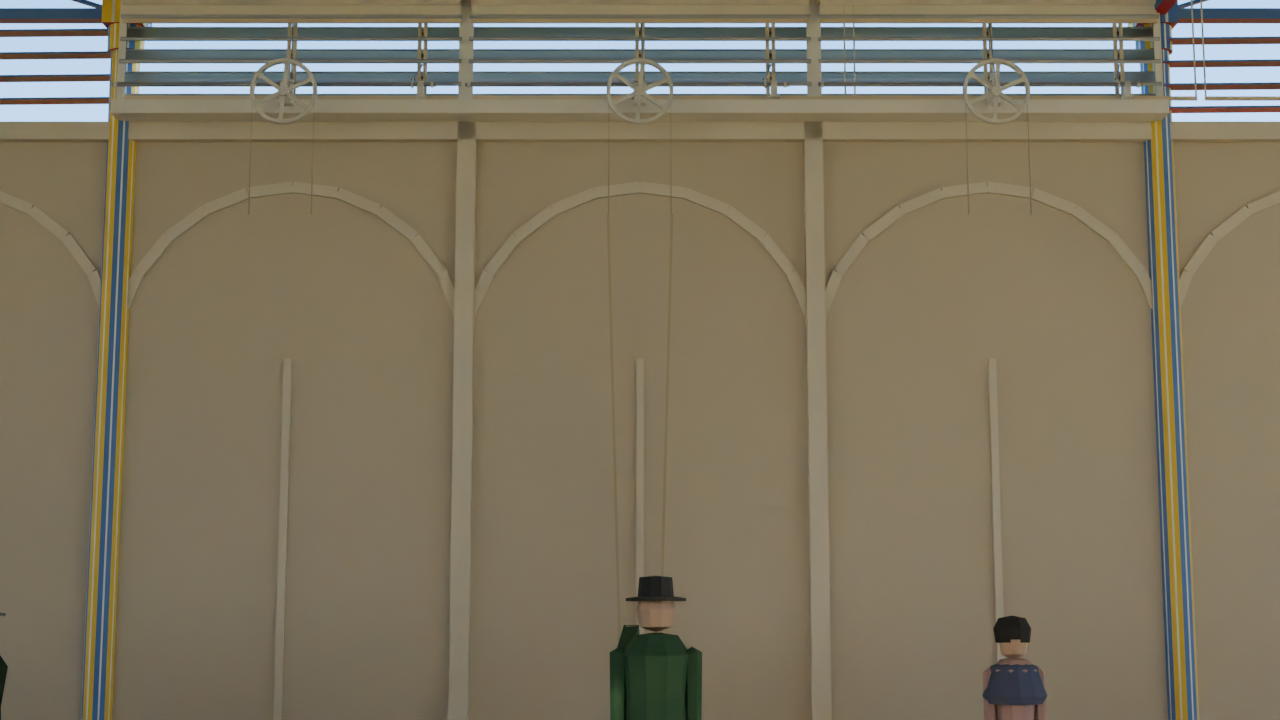
#> input picture course-models/crystal-palace-1851-fitout-grok/renders/h01/CP028_louvre_start.png, 1280 x 720 px, found by its file name
$ python make_cp028_drive_v2_pairs.py ../renders/h01/CP028_louvre_start.png
#> lines starting #> are read from the running program, lines starting #| are printed output that depends on the picture
"""Build the CP028 drive v2 review pairs (same layout as the v1 pairs) into the survey repo's pairs_geo.
   python3 scripts/make_cp028_drive_v2_pairs.py [--out /workspace/crystal-palace-survey/look/pairs_geo]"""
import sys, os
from PIL import Image, ImageDraw, ImageFont
ROOT = os.path.dirname(os.path.dirname(os.path.abspath(__file__)))
OUT = sys.argv[sys.argv.index("--out") + 1] if "--out" in sys.argv else "/workspace/crystal-palace-survey/look/pairs_geo"
SRC = os.path.join(ROOT, "renders/candidates/cp028_drive_v2_20261102")
bef = Image.open(os.path.join(SRC, "before/CP028_louvre_start.png")).convert("RGB")
aft = Image.open(os.path.join(SRC, "after/CP028_louvre_start.png")).convert("RGB")
P = "CANDIDATE_CP028_drive_v2_"
bef.save(os.path.join(OUT, P + "before.png")); aft.save(os.path.join(OUT, P + "after.png"))
BG = (16, 16, 16); GAP = 8; LAB = 28
font = ImageFont.truetype("/usr/share/fonts/truetype/dejavu/DejaVuSans.ttf", 13)
W, H = bef.size
#> W = 1280; H = 720
pair = Image.new("RGB", (2 * W + GAP, H + LAB), BG)
#> pair: PIL image 2568x748 RGB; every value is 16
pair.paste(bef, (0, LAB)); pair.paste(aft, (W + GAP, LAB))
#> after `pair.paste(bef, (0, LAB))`:
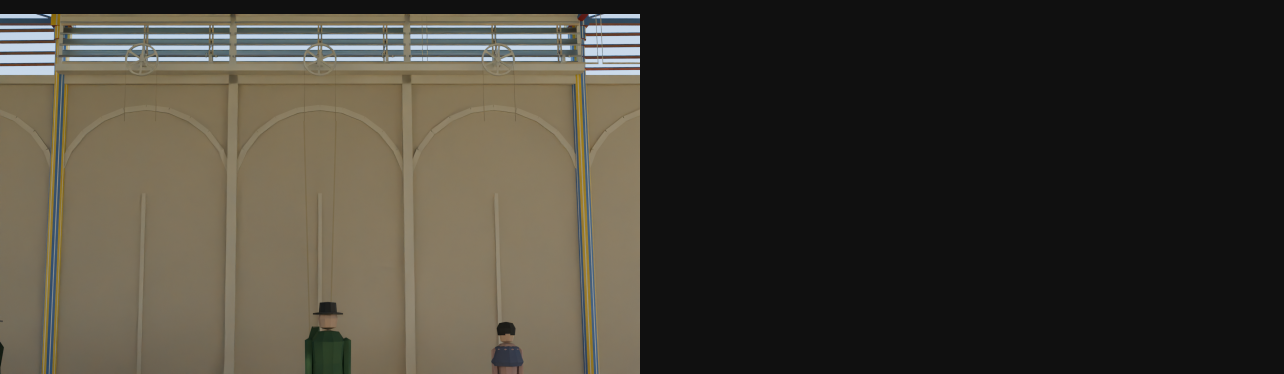
#> pair: PIL image 2568x748 RGB (shown at 1/2 size); mean R, G, B 68.9, 64.4, 54.6
#> after `pair.paste(aft, (W + GAP, LAB))`:
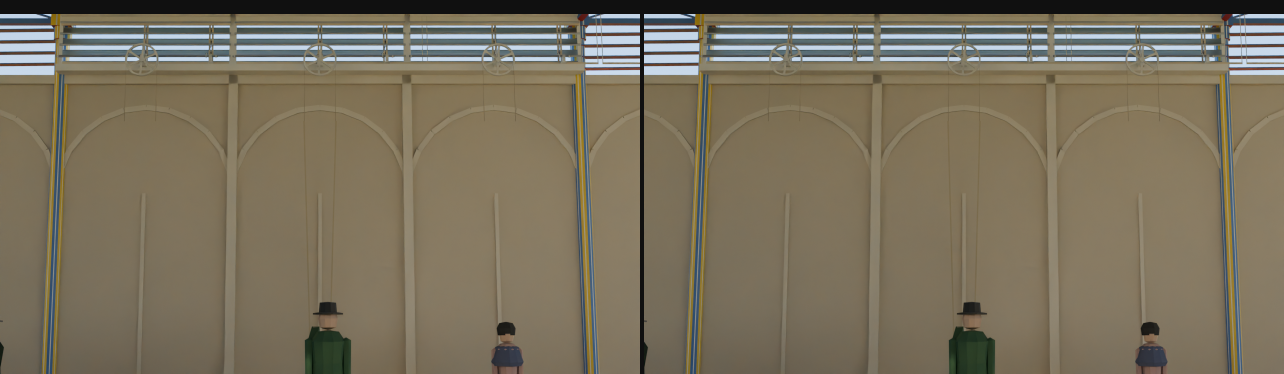
#> pair: PIL image 2568x748 RGB (shown at 1/2 size); mean R, G, B 121.8, 112.8, 93.2
d = ImageDraw.Draw(pair)
d.text((6, 7), "CP028 LIVE h03 (before)", fill=(214, 214, 214), font=font)
d.text((W + GAP + 6, 7), "CP028 CANDIDATE v2: FT51-53 as v1 (one pulley Q + shafting T, intermediate cranks) + oiler restaged ON the steps (FT54 v2)",
       fill=(150, 220, 120), font=font)
pair.save(os.path.join(OUT, P + "pair.png"))
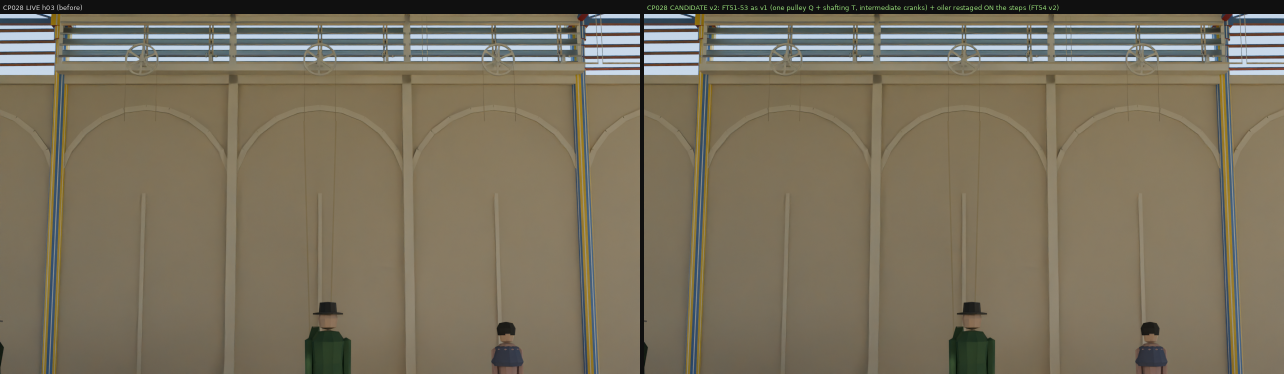
#> saved as CANDIDATE_CP028_drive_v2_pair.png: PIL image 2568x748 RGB (shown at 1/2 size); mean R, G, B 121.9, 113, 93.4
box = (80, 160, 1180, 600)
cb, ca = bef.crop(box), aft.crop(box)
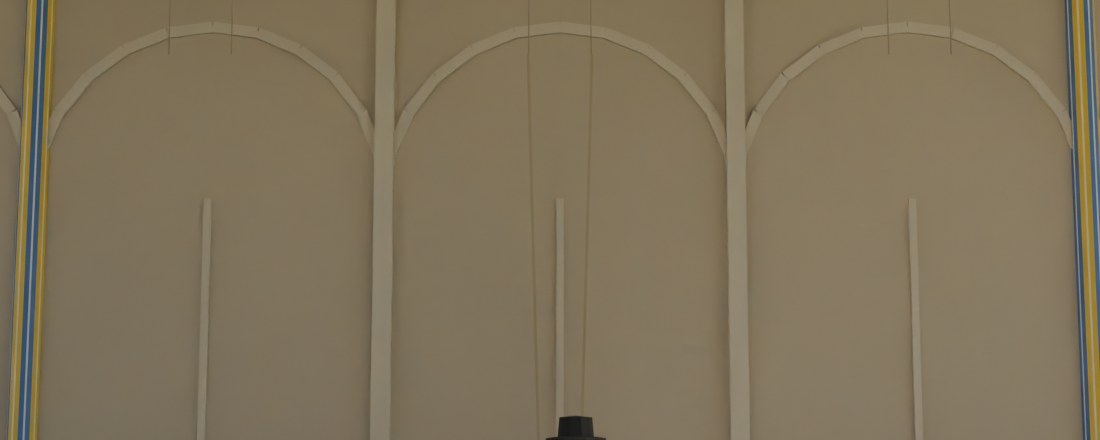
#> cb: PIL image 1100x440 RGB; mean R, G, B 127.8, 115.3, 91
det = Image.new("RGB", (cb.width, 2 * cb.height + GAP), BG)
#> det: PIL image 1100x888 RGB; every value is 16
det.paste(cb, (0, 0)); det.paste(ca, (0, cb.height + GAP))
#> after `det.paste(cb, (0, 0))`:
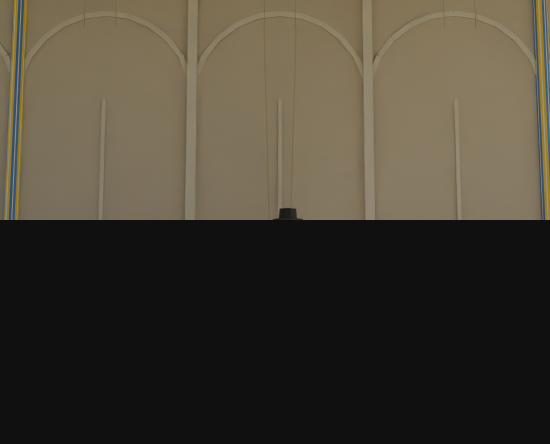
#> det: PIL image 1100x888 RGB (shown at 1/2 size); mean R, G, B 71.4, 65.2, 53.1
#> after `det.paste(ca, (0, cb.height + GAP))`:
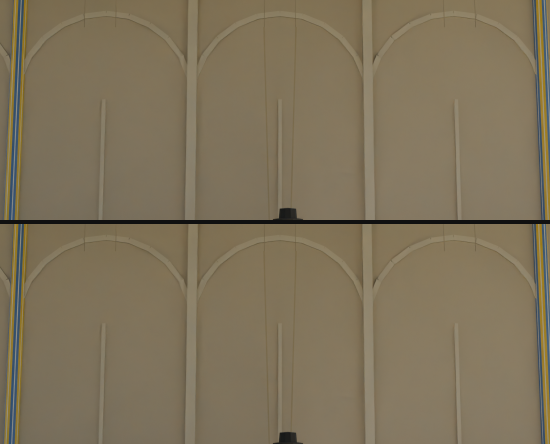
#> det: PIL image 1100x888 RGB (shown at 1/2 size); mean R, G, B 126.8, 114.4, 90.3
det.save(os.path.join(OUT, P + "detail_pair.png"))
print("wrote", [P + n + ".png" for n in ("before", "after", "pair", "detail_pair")])

$ run again, with course-models/crystal-palace-1851-fitout-grok/renders/h01/CP028_watering_start.png copied over course-models/crystal-palace-1851-fitout-grok/renders/h01/CP028_louvre_start.png
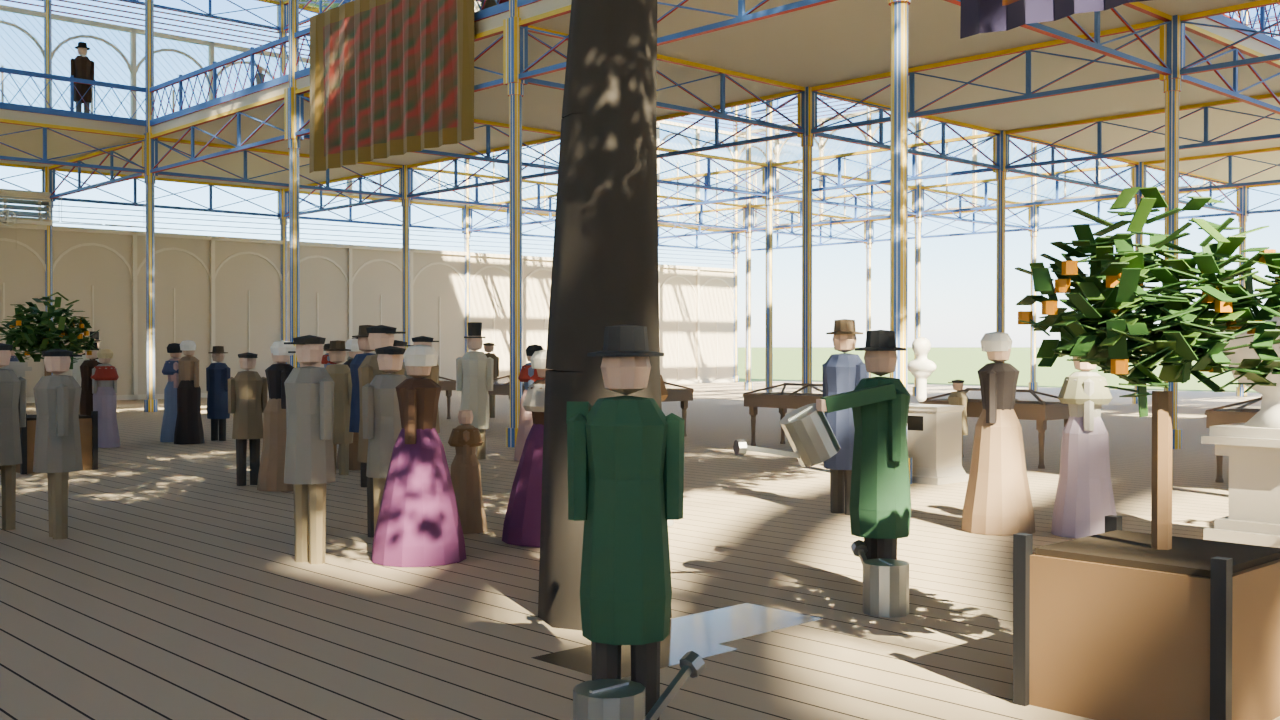
#> input picture course-models/crystal-palace-1851-fitout-grok/renders/h01/CP028_watering_start.png, 1280 x 720 px, found by its file name
#> `cb, ca = bef.crop(box), aft.crop(box)`:
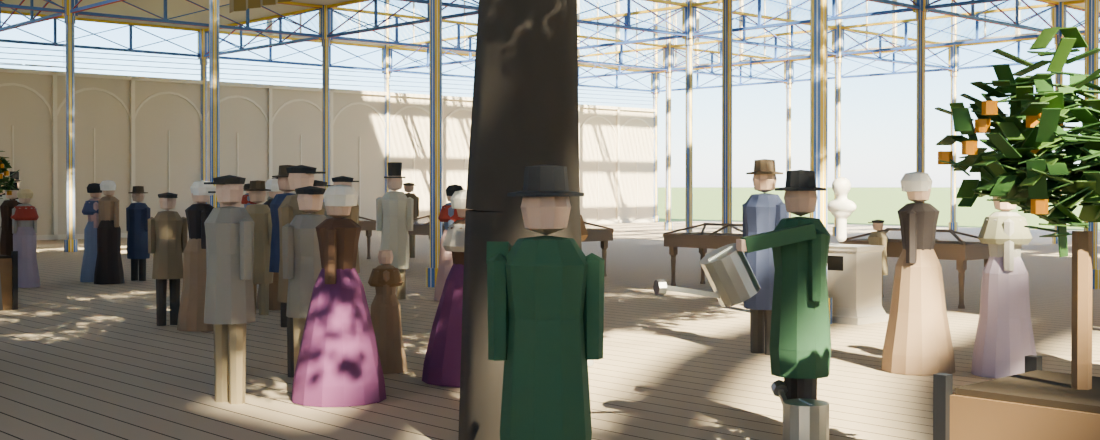
#> cb: PIL image 1100x440 RGB; mean R, G, B 139.7, 135.6, 124.6
#> `det.paste(ca, (0, cb.height + GAP))`:
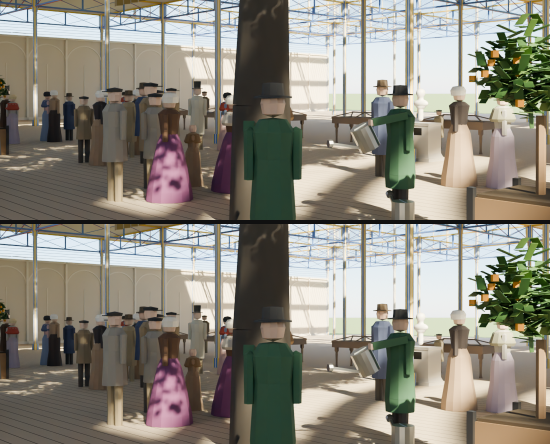
#> det: PIL image 1100x888 RGB (shown at 1/2 size); mean R, G, B 138.6, 134.5, 123.6
